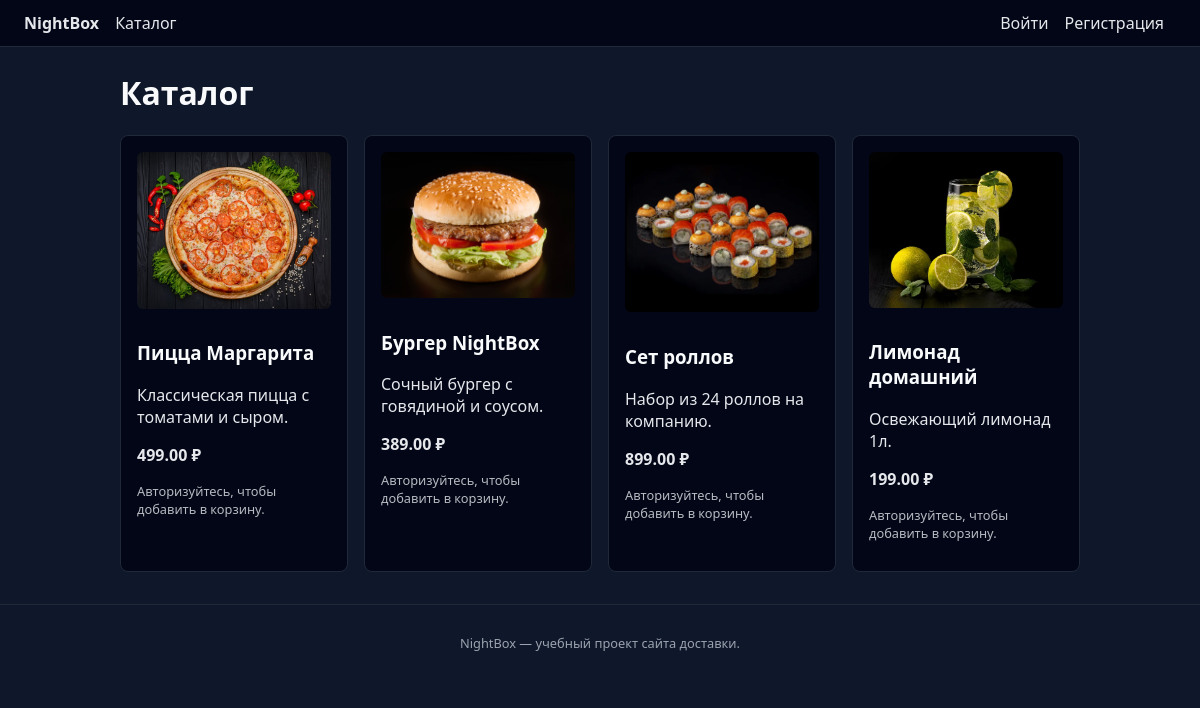
/catalog, run on the app's committed database.
### app.py (models this page shows)
class Product(db.Model):
    __tablename__ = "products"
    id = db.Column(db.Integer, primary_key=True)
    name = db.Column(db.String(100), nullable=False)
    description = db.Column(db.String(255), nullable=False)
    price = db.Column(db.Float, nullable=False)

### app.py (the view)
@app.route("/catalog")
def catalog():
    products = Product.query.all()
    return render_template("catalog.html", products=products)

### app.py (called while the page is built)
@app.before_request
def load_current_user():
    user_id = session.get("user_id")
    if user_id is None:
        g.current_user = None
    else:
        g.current_user = User.query.get(user_id)

### templates/catalog.html (shortened to what this page needs)
{% extends "base.html" %}
{% block content %}
    <h1>Каталог</h1>
    <div class="cards">
        {% for product in products %}
            <div class="card">
                {% if "Пицца" in product.name %}
                    <img class="card-img" src="{{ url_for('static', filename='img/pizza-margherita.jpg') }}" alt="Пицца Маргарита">
                {% elif "Бургер" in product.name %}
                    <img class="card-img" src="{{ url_for('static', filename='img/burger.jpg') }}" alt="Бургер">
                {% elif "роллов" in product.name %}
                    <img class="card-img" src="{{ url_for('static', filename='img/rolls.jpg') }}" alt="Роллы">
                {% elif "Лимонад" in product.name %}
                    <img class="card-img" src="{{ url_for('static', filename='img/lemonade.jpg') }}" alt="Лимонад">
                {% endif %}
                <h3>{{ product.name }}</h3>
                <p>{{ product.description }}</p>
                <p class="price">{{ "%.2f"|format(product.price) }} ₽</p>
                {% if g.current_user %}
                    <form method="post" action="{{ url_for('add_to_cart', product_id=product.id) }}">
                        <button type="submit">В корзину</button>
                    </form>
                {% else %}
                    <p class="hint">Авторизуйтесь, чтобы добавить в корзину.</p>
                {% endif %}
            </div>
        {% endfor %}
    </div>
{% endblock %}

### static/css/style.css (style rules this page uses)
body { margin: 0; font-family: system-ui, -apple-system, BlinkMacSystemFont, "Segoe UI", sans-serif; background: #0f172a; color: #e5e7eb; }
h1, h2, h3 { color: #f9fafb; }
.cards { display: grid; grid-template-columns: repeat(auto-fit, minmax(220px, 1fr)); gap: 16px; margin-top: 16px; }
.card { background: #020617; border-radius: 8px; padding: 16px; border: 1px solid #1f2937; }
.price { font-weight: 600; margin-top: 8px; }
.hint { font-size: 0.8rem; opacity: 0.8; }
.card-img { width: 100%; border-radius: 6px; margin-bottom: 8px; object-fit: cover; max-height: 160px; }

### data on the page
Product: name "Пицца Маргарита", description "Классическая пицца с томатами и сыром.", price "499.00"
Product: name "Бургер NightBox", description "Сочный бургер с говядиной и соусом.", price "389.00"
Product: name "Сет роллов", description "Набор из 24 роллов на компанию.", price "899.00"
Product: name "Лимонад домашний", description "Освежающий лимонад 1л.", price "199.00"
